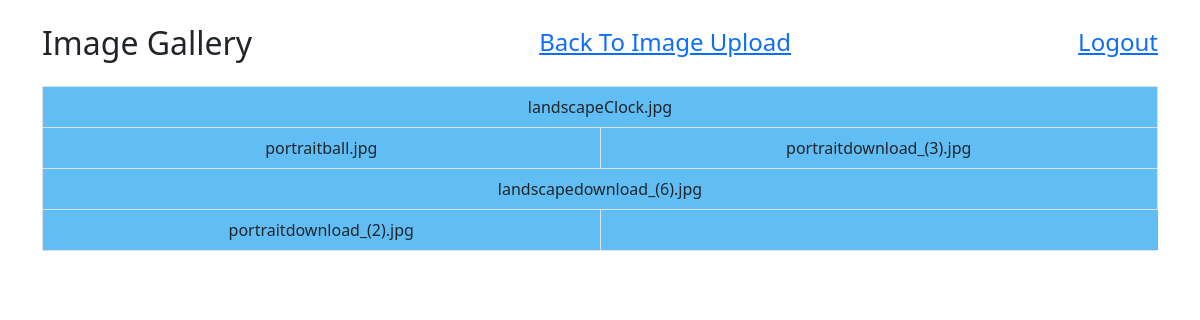
Screenshot of /uploaded_images/ (signed in) with the database file from the repository.
### app/models.py (models this page shows, shortened)
class UserImages(models.Model):
    img_id = models.AutoField(primary_key=True)
    user = models.ForeignKey(UserProfile, on_delete=models.CASCADE)
    img_name = models.CharField(max_length=200, blank=True)
    img_type = models.CharField(max_length=100, blank=True)
    image_path = models.TextField(blank=True)
    image = models.ImageField(upload_to='images/', blank= True)
    qr_code = models.ImageField(upload_to='qr_code/', blank= True)
    created_at = models.DateTimeField(auto_now=True)
    created_by = models.IntegerField(default="0")
    updated_at = models.DateTimeField(auto_now=True)
    updated_by = models.IntegerField(default="0")
    deleted_at = models.DateTimeField(blank=True, null=True)
    deleted_by = models.IntegerField(default="0")
    class Meta:
        db_table = 'user_img_table'
        managed = True

### app/views.py (the view)
# urls.py: path('uploaded_images/', gallery, name='uploaded_images')
def gallery(request):
    if request.session._session:
        if request.session['isUserLogin']:
            user_id = request.session['user_id']
            image_type = UserImages.objects.filter(user=user_id).first()
            portrait_images = list(UserImages.objects.filter(img_type='portrait', user=user_id).order_by('img_id'))
            landscape_images = list(UserImages.objects.filter(img_type='landscape', user=user_id).order_by('img_id'))
            processed_records = []
            def get_next_images(count, img_list):
                images = []
                for _ in range(count):
                    if img_list:
                        images.append(img_list.pop(0))
                return images
            while portrait_images or landscape_images:
                portrait_pair = get_next_images(2, portrait_images)
                landscape = get_next_images(1, landscape_images)
                if image_type.img_type == "portrait":
                    if portrait_pair:
                        if len(portrait_pair) == 2:
                            processed_records.append({'record1': portrait_pair[0], 'record2': portrait_pair[1]})
                        else:
                            processed_records.append({'record1': portrait_pair[0], 'record2': None})
                    if landscape:
                        processed_records.append({'landscape': landscape[0]})
                elif image_type.img_type == "landscape":
                    if landscape:
                        processed_records.append({'landscape': landscape[0]})
                    if portrait_pair:
                        if len(portrait_pair) == 2:
                            processed_records.append({'record1': portrait_pair[0], 'record2': portrait_pair[1]})
                        else:
                            processed_records.append({'record1': portrait_pair[0], 'record2': None})
            context = {'processed_records': processed_records}
            return render(request, 'gallery.html', context)

### templates/gallery.html (shortened to what this page needs)
<!DOCTYPE html>
<html lang="en">
<head>
    <link href="https://cdn.jsdelivr.net/npm/bootstrap@5.2.3/dist/css/bootstrap.min.css" rel="stylesheet">
</head>
<body>
    <div class="container">
        <div class="d-flex justify-content-between">
            <h2 class="mt-4 mb-4 d-inline">Image Gallery</h2>
            <a class="mt-4 mb-4 fs-4" href="{% url 'images_upload' %}">Back To Image Upload</a>
            <a class="mt-4 mb-4 fs-4" href="{% url 'user_logout' %}">Logout</a>
        </div>
        <table class="table table-bordered table-bg-clr">
            {% with interval=1 %}
                {% for entry in processed_records %}
                    <tr>
                        {% if entry.record1 %}
                            <td class="m-2">
                                <div class="d-flex justify-content-center">
                                    <span>{{ entry.record1.img_type }}</span>
                                    <span>{{ entry.record1.img_name }}</span>
                                </div>
                            </td>
                        {% endif %}
                        {% if entry.record2 %}
                            <td class="m-2">
                                <div class="d-flex justify-content-center">
                                    <span>{{ entry.record2.img_type }}</span>
                                    <span>{{ entry.record2.img_name }}</span>
                                </div>
                            </td>
                        {% endif %}
                        {% if entry.landscape %}
                            <td colspan="2" class="m-2">
                                <div class="d-flex justify-content-center">
                                    <span>{{ entry.landscape.img_type }}</span>
                                    <span>{{ entry.landscape.img_name }}</span>
                                </div>
                            </td>
                        {% endif %}
                    </tr>
                {% endfor %}
            {% endwith %}
        </table>
    </div>
</body>
</html>

### templates/gallery.html (style rules this page uses)
.table-bg-clr { background-color: #60bef5; }

### rows the page displays
UserImages: landscape.img_type "landscape", landscape.img_name "Clock.jpg"
UserImages: record1.img_type "portrait", record1.img_name "ball.jpg", record2.img_type "portrait", record2.img_name "download_(3).jpg"
UserImages: landscape.img_type "landscape", landscape.img_name "download_(6).jpg"
UserImages: record1.img_type "portrait", record1.img_name "download_(2).jpg"
